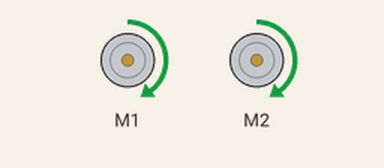
This sketch was run on a simulated Arduino Uno, built with avr-gcc and run on an emulated ATmega328P. Shown: 2 × DC motor (green arrow = forward, orange = backward, longer = faster).

Above: at 0.1 s.
At 0.6 s:
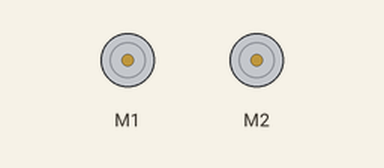
Timing chart, 0 to 2.1 s (numbered marks = the images above):
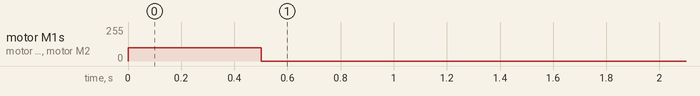

The sketch:

doThing.ino
```cpp
#include <RedBot.h>
RedBotMotors motors;

void setup() {
  motors.drive(100);
  delay(500);
  motors.stop();

}

void loop() {
  // put your main code here, to run repeatedly:

}
```

Measured:
- by itself, motor M1, motor M2: stopped → forward 99/255 at 0.00 s, → stopped 0.50 s later
